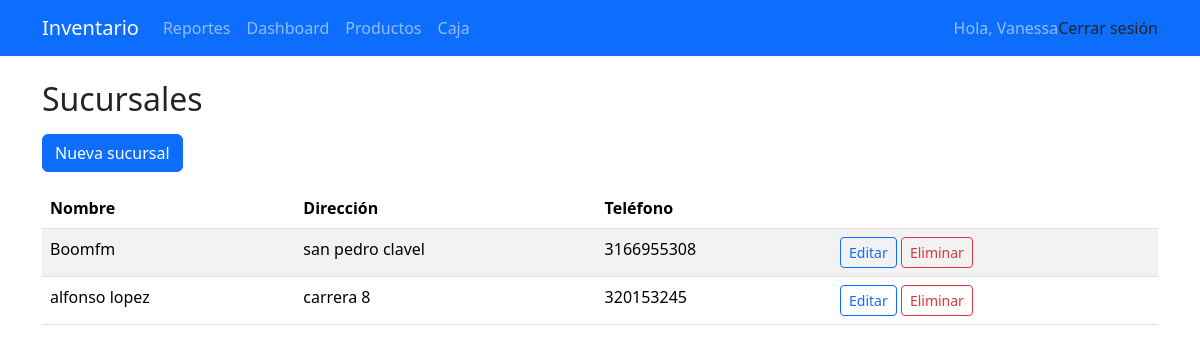
/adminapp/sucursales/ (signed in), run on an earlier commit of the app's database.
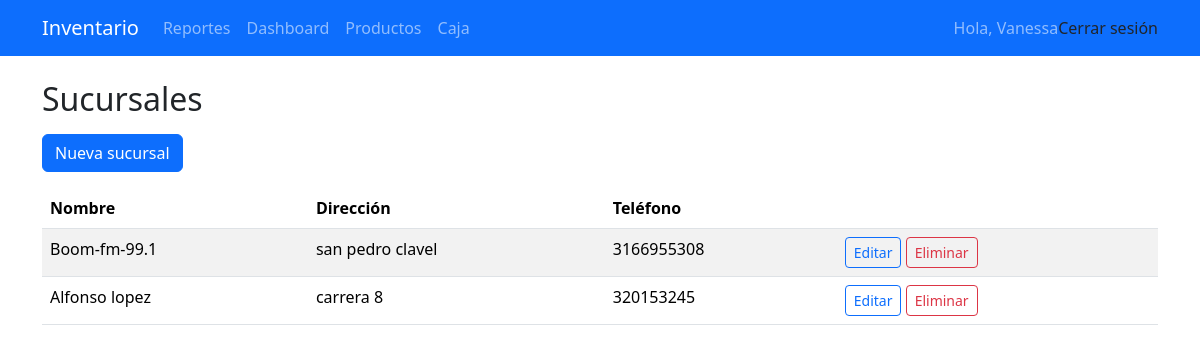
And on a later commit of the database.
### inventario/models.py (models this page shows, shortened)
class Sucursal(models.Model):
    nombre = models.CharField(max_length=100, unique=True)
    direccion = models.CharField(max_length=200, blank=True, null=True)
    telefono = models.CharField(max_length=20, blank=True, null=True)

### inventario/views_admin.py (the view)
# urls.py: path('adminapp/sucursales/', views_admin.SucursalListView.as_view(), name='sucursal_list'),
class SucursalListView(AdminRequiredMixin, ListView):
    model = Sucursal
    template_name = 'sucursales/sucursal_list.html'
    context_object_name = 'sucursales'
    paginate_by = 20

### inventario/context_processors.py (called while the page is built)
def role_context(request):
    role = None
    if request.user.is_authenticated:
        perfil = getattr(request.user, 'perfil', None)
        role = getattr(perfil, 'rol', None)
    return {'role': role}

### inventario/views_admin.py (called while the page is built)
    def test_func(self):
        try:
            return self.request.user.perfil.rol in ['Administrador', 'Subadministrador']
        except Exception:
            return False

### templates/sucursales/sucursal_list.html (shortened to what this page needs)
{% extends "base.html" %}
{% block content %}
<h2 class="mb-3">Sucursales</h2>
<a class="btn btn-primary mb-3" href="{% url 'sucursal_create' %}">Nueva sucursal</a>
<table class="table table-striped">
  <thead>
    <tr><th>Nombre</th><th>Dirección</th><th>Teléfono</th><th></th></tr>
  </thead>
  <tbody>
    {% for s in sucursales %}
      <tr>
        <td>{{ s.nombre }}</td>
        <td>{{ s.direccion|default:"-" }}</td>
        <td>{{ s.telefono|default:"-" }}</td>
        <td class="text-nowrap">
          <a class="btn btn-sm btn-outline-primary" href="{% url 'sucursal_update' s.id %}">Editar</a>
          <a class="btn btn-sm btn-outline-danger" href="{% url 'sucursal_delete' s.id %}">Eliminar</a>
        </td>
      </tr>
    {% empty %}
      <tr><td colspan="4">No hay sucursales.</td></tr>
    {% endfor %}
  </tbody>
</table>
{% endblock %}

What changed in the data, as far as the page shows it:
changed Sucursal "san pedro clavel": nombre "Boomfm" → "Boom-fm-99.1"
changed Sucursal "carrera 8": nombre "alfonso lopez" → "Alfonso lopez"
